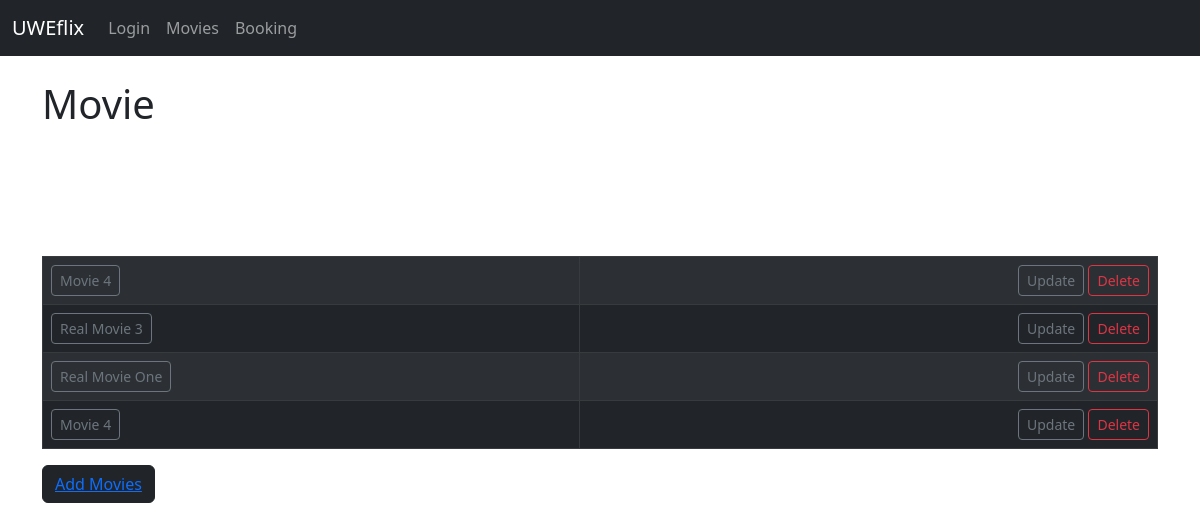
The page /movie on the database its author committed.
### UWEflix_Website/models.py (models this page shows)
class Movie(models.Model):
    movie_name = models.CharField(max_length = 200)
    movie_image = models.ImageField(null = True, blank=True, upload_to="images/")
    description = models.CharField(max_length = 500)
    rating= models.CharField(max_length = 3)
    def __str__(self):
        return self.movie_name

### UWEflix_Website/views.py (the view)
# urls.py: path('movie', views.list_movie, name='movie'),
def list_movie(request):
    movie_list = Movie.objects.all()
    return render(request, 'movie.html', {'movie_list': movie_list})

### UWEflix_Website/templates/movie.html (shortened to what this page needs)
{% extends 'base.html' %}
{% block content %}
<h1>Movie</h1>
<table class="table table-dark table-striped table-hover table-bordered">
    {% for movie in movie_list %}
        <tr>
            <td>
                <a href ="{% url 'show-movie' movie.id %}" class="btn btn-outline-secondary btn-sm">{{ movie }}</a>
                <td align="right"><a href="{% url 'update-movie' movie.id %}" class="btn btn-outline-secondary btn-sm"> Update</a>
                                  <a href="{% url 'delete-movie' movie.id %}" class="btn btn-outline-danger btn-sm"> Delete</a>
                </td>
            </td>
        </tr>
    {% endfor %}
</table>
<button type="button" class="btn btn-dark"><a href = "{% url 'add-movie' %}"> Add Movies</a></button>
{% endblock %}

### rows shown on the page
Movie: movie_name "Movie 4"
Movie: movie_name "Real Movie 3"
Movie: movie_name "Real Movie One"
Movie: movie_name "Movie 4"
